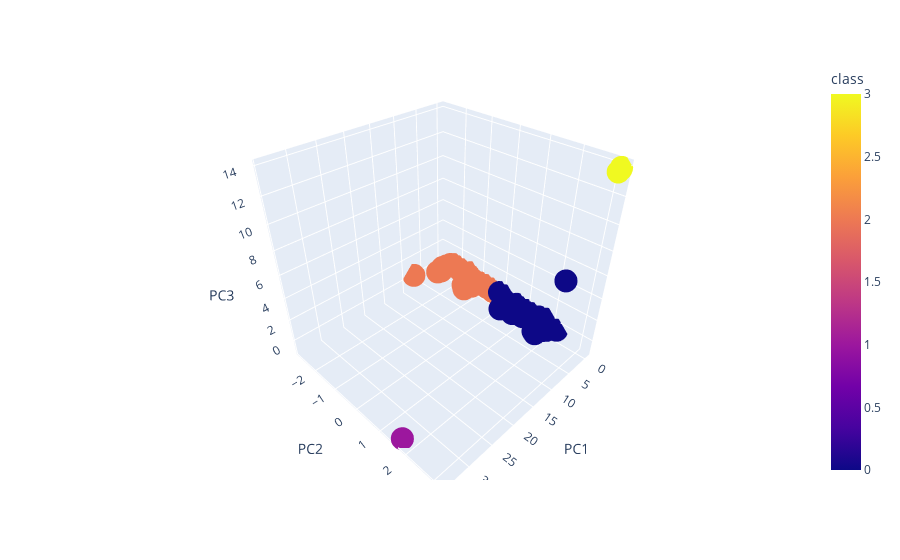

Notebook cell for this chart:
### Markdown cell above
### Deliverable 4: Visualizing Cryptocurrencies Results

#### 3D-Scatter with Clusters

### Code cell
# Creating a 3D-Scatter with the PCA data and the clusters
fig = px.scatter_3d(clustered_df, x='PC1', y='PC2', z='PC3', color='class', hover_name='CoinName', hover_data=['Algorithm'])
fig.show()

### Figure 1 — Plotly figure (JSON) as saved in the notebook; plotly's stock layout.template omitted (floating-point values rounded to 4 significant figures; data arrays with more than 128 entries replaced by an {"elided": "..."} marker saying what was removed)
{"data": [{"customdata": {"elided": "532x1 str values"}, "hovertemplate": "<b>%{hovertext}</b><br><br>PC1=%{x}<br>PC2=%{y}<br>PC3=%{z}<br>Algorithm=%{customdata[0]}<br>class=%{marker.color}<extra></extra>", "hovertext": {"elided": "532 str values"}, "legendgroup": "", "marker": {"color": {"elided": "532 int values"}, "coloraxis": "coloraxis", "symbol": "circle"}, "mode": "markers", "name": "", "scene": "scene", "showlegend": false, "type": "scatter3d", "x": {"elided": "532 float values"}, "y": {"elided": "532 float values"}, "z": {"elided": "532 float values"}}], "layout": {"coloraxis": {"colorbar": {"title": {"text": "class"}}, "colorscale": [[0, "#0d0887"], [0.1111, "#46039f"], [0.2222, "#7201a8"], [0.3333, "#9c179e"], [0.4444, "#bd3786"], [0.5556, "#d8576b"], [0.6667, "#ed7953"], [0.7778, "#fb9f3a"], [0.8889, "#fdca26"], [1, "#f0f921"]]}, "legend": {"tracegroupgap": 0}, "margin": {"t": 60}, "scene": {"domain": {"x": [0, 1], "y": [0, 1]}, "xaxis": {"title": {"text": "PC1"}}, "yaxis": {"title": {"text": "PC2"}}, "zaxis": {"title": {"text": "PC3"}}}}}
